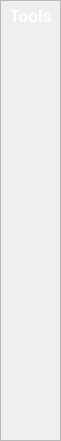
   <widget class="QFrame" name="toolbarFrame">
    <property name="geometry">
     <rect>
      <x>10</x>
      <y>20</y>
      <width>61</width>
      <height>441</height>
     </rect>
    </property>
    <property name="frameShape">
     <enum>QFrame::StyledPanel</enum>
    </property>
    <property name="frameShadow">
     <enum>QFrame::Raised</enum>
    </property>
    <widget class="QPushButton" name="lineButton">
     <property name="geometry">
      <rect>
       <x>20</x>
       <y>40</y>
       <width>31</width>
       <height>31</height>
      </rect>
     </property>
     <property name="toolTip">
      <string>Line</string>
     </property>
     <property name="autoFillBackground">
      <bool>false</bool>
     </property>
     <property name="styleSheet">
      <string notr="true"/>
     </property>
     <property name="text">
      <string/>
     </property>
     <property name="icon">
      <iconset resource="Resources.qrc">
       <normaloff>:/images/line_icon.png</normaloff>:/images/line_icon.png</iconset>
     </property>
     <property name="iconSize">
      <size>
       <width>24</width>
       <height>24</height>
      </size>
     </property>
     <property name="autoDefault">
      <bool>false</bool>
     </property>
     <property name="default">
      <bool>false</bool>
     </property>
     <property name="flat">
      <bool>true</bool>
     </property>
    </widget>
    <widget class="QPushButton" name="circleButton">
     <property name="geometry">
      <rect>
       <x>20</x>
       <y>160</y>
       <width>31</width>
       <height>31</height>
      </rect>
     </property>
     <property name="toolTip">
      <string>Circle</string>
     </property>
     <property name="autoFillBackground">
      <bool>false</bool>
     </property>
     <property name="styleSheet">
      <string notr="true"/>
     </property>
     <property name="text">
      <string/>
     </property>
     <property name="icon">
      <iconset resource="Resources.qrc">
       <normaloff>:/images/circle_icon.png</normaloff>:/images/circle_icon.png</iconset>
     </property>
     <property name="iconSize">
      <size>
       <width>24</width>
       <height>24</height>
      </size>
     </property>
     <property name="autoDefault">
      <bool>false</bool>
     </property>
     <property name="default">
      <bool>false</bool>
     </property>
     <property name="flat">
      <bool>true</bool>
     </property>
    </widget>
    <widget class="QPushButton" name="freeHandToolButton">
     <property name="geometry">
      <rect>
       <x>20</x>
       <y>120</y>
       <width>31</width>
       <height>31</height>
      </rect>
     </property>
     <property name="toolTip">
      <string>Free Hand Tool</string>
     </property>
     <property name="autoFillBackground">
      <bool>false</bool>
     </property>
     <property name="styleSheet">
      <string notr="true"/>
     </property>
     <property name="text">
      <string/>
     </property>
     <property name="icon">
      <iconset resource="Resources.qrc">
       <normaloff>:/images/freeHandTool_icon.png</normaloff>:/images/freeHandTool_icon.png</iconset>
     </property>
     <property name="iconSize">
      <size>
       <width>24</width>
       <height>24</height>
      </size>
     </property>
     <property name="autoDefault">
      <bool>false</bool>
     </property>
     <property name="default">
      <bool>false</bool>
     </property>
     <property name="flat">
      <bool>true</bool>
     </property>
    </widget>
    <widget class="QPushButton" name="rectangleButton">
     <property name="geometry">
      <rect>
       <x>20</x>
       <y>80</y>
       <width>31</width>
       <height>31</height>
      </rect>
     </property>
     <property name="toolTip">
      <string>Rectangle</string>
     </property>
     <property name="autoFillBackground">
      <bool>false</bool>
     </property>
     <property name="styleSheet">
      <string notr="true"/>
     </property>
     <property name="text">
      <string/>
     </property>
     <property name="icon">
      <iconset resource="Resources.qrc">
       <normaloff>:/images/rect_icon.png</normaloff>:/images/rect_icon.png</iconset>
     </property>
     <property name="iconSize">
      <size>
       <width>24</width>
       <height>24</height>
      </size>
     </property>
     <property name="autoDefault">
      <bool>false</bool>
     </property>
     <property name="default">
      <bool>false</bool>
     </property>
     <property name="flat">
      <bool>true</bool>
     </property>
    </widget>
    <widget class="QPushButton" name="groupButton">
     <property name="geometry">
      <rect>
       <x>20</x>
       <y>300</y>
       <width>31</width>
       <height>31</height>
      </rect>
     </property>
     <property name="toolTip">
      <string>Group</string>
     </property>
     <property name="autoFillBackground">
      <bool>false</bool>
     </property>
     <property name="styleSheet">
      <string notr="true"/>
     </property>
     <property name="text">
      <string/>
     </property>
     <property name="icon">
      <iconset resource="Resources.qrc">
       <normaloff>:/images/group_icon.png</normaloff>:/images/group_icon.png</iconset>
     </property>
     <property name="iconSize">
      <size>
       <width>24</width>
       <height>24</height>
      </size>
     </property>
     <property name="autoDefault">
      <bool>false</bool>
     </property>
     <property name="default">
      <bool>false</bool>
     </property>
     <property name="flat">
      <bool>true</bool>
     </property>
    </widget>
    <widget class="QPushButton" name="pickToolButton">
     <property name="geometry">
      <rect>
       <x>20</x>
       <y>250</y>
       <width>31</width>
       <height>31</height>
      </rect>
     </property>
     <property name="toolTip">
      <string>Pick Tool</string>
     </property>
     <property name="autoFillBackground">
      <bool>false</bool>
     </property>
     <property name="styleSheet">
      <string notr="true"/>
     </property>
     <property name="text">
      <string/>
     </property>
     <property name="icon">
      <iconset resource="Resources.qrc">
       <normaloff>:/images/pickTool_icon.png</normaloff>:/images/pickTool_icon.png</iconset>
     </property>
     <property name="iconSize">
      <size>
       <width>24</width>
       <height>24</height>
      </size>
     </property>
     <property name="autoDefault">
      <bool>false</bool>
     </property>
     <property name="default">
      <bool>false</bool>
     </property>
     <property name="flat">
      <bool>true</bool>
     </property>
    </widget>
    <widget class="QLabel" name="toolsLabel">
     <property name="geometry">
      <rect>
       <x>10</x>
       <y>10</y>
       <width>47</width>
       <height>13</height>
      </rect>
     </property>
     <property name="font">
      <font>
       <pointsize>12</pointsize>
       <weight>75</weight>
       <bold>true</bold>
      </font>
     </property>
     <property name="styleSheet">
      <string notr="true">color: rgb(255, 255, 255);</string>
     </property>
     <property name="text">
      <string>Tools</string>
     </property>
    </widget>
    <widget class="QPushButton" name="ungroupButton">
     <property name="geometry">
      <rect>
       <x>20</x>
       <y>350</y>
       <width>31</width>
       <height>31</height>
      </rect>
     </property>
     <property name="toolTip">
      <string>Ungroup</string>
     </property>
     <property name="autoFillBackground">
      <bool>false</bool>
     </property>
     <property name="styleSheet">
      <string notr="true"/>
     </property>
     <property name="text">
      <string/>
     </property>
     <property name="icon">
      <iconset resource="Resources.qrc">
       <normaloff>:/images/ungroup_icon.png</normaloff>:/images/ungroup_icon.png</iconset>
     </property>
     <property name="iconSize">
      <size>
       <width>24</width>
       <height>24</height>
      </size>
     </property>
     <property name="autoDefault">
      <bool>false</bool>
     </property>
     <property name="default">
      <bool>false</bool>
     </property>
     <property name="flat">
      <bool>true</bool>
     </property>
    </widget>
    <widget class="QPushButton" name="clearButton">
     <property name="geometry">
      <rect>
       <x>20</x>
       <y>400</y>
       <width>31</width>
       <height>31</height>
      </rect>
     </property>
     <property name="toolTip">
      <string>Clear</string>
     </property>
     <property name="autoFillBackground">
      <bool>false</bool>
     </property>
     <property name="styleSheet">
      <string notr="true"/>
     </property>
     <property name="text">
      <string/>
     </property>
     <property name="icon">
      <iconset resource="Resources.qrc">
       <normaloff>:/images/clear_icon.png</normaloff>:/images/clear_icon.png</iconset>
     </property>
     <property name="iconSize">
      <size>
       <width>24</width>
       <height>24</height>
      </size>
     </property>
     <property name="autoDefault">
      <bool>false</bool>
     </property>
     <property name="default">
      <bool>false</bool>
     </property>
     <property name="flat">
      <bool>true</bool>
     </property>
    </widget>
   </widget>
